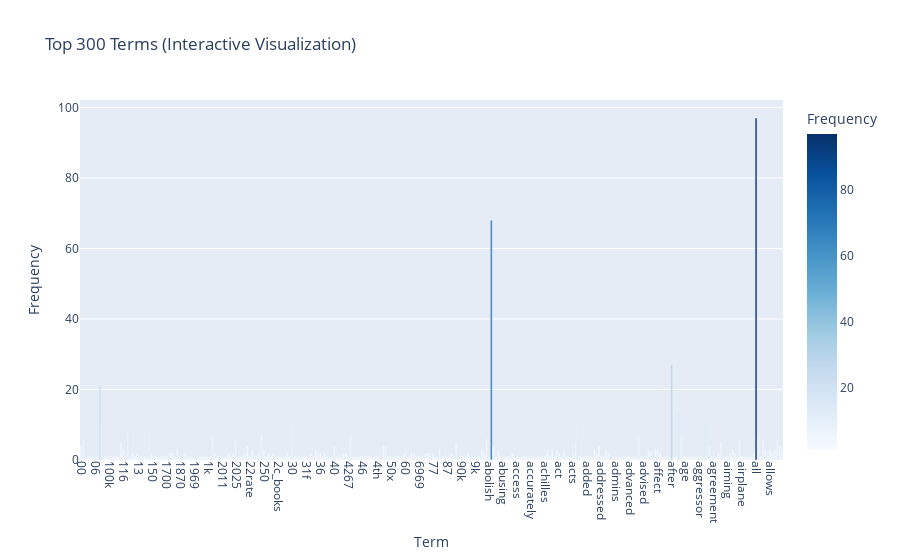

The code cell stored with this chart in its notebook:
### Markdown cell above
### Exercise 12
If you want a nicer interactive visualization here, I would encourage you try to install and use plotly to achieve this.

### Code cell
import plotly.express as px
import pandas as pd
import numpy as np

# create dataframe of first 300 terms
term_df = pd.DataFrame({
    'term': count_vect.get_feature_names_out()[:300],
    'frequency': term_frequencies[:300]
})

# interactive bar chart
fig = px.bar(term_df, x='term', y='frequency',
             title="Top 300 Terms (Interactive Visualization)",
             labels={'term': 'Term', 'frequency': 'Frequency'},
             color='frequency',
             color_continuous_scale='Blues')
fig.update_xaxes(tickangle=90)
fig.show()

### Figure 1 — Plotly figure (JSON) as saved in the notebook; plotly's stock layout.template omitted (floating-point values rounded to 4 significant figures; data arrays with more than 128 entries replaced by an {"elided": "..."} marker saying what was removed)
{"data": [{"hovertemplate": "Term=%{x}<br>Frequency=%{marker.color}<extra></extra>", "legendgroup": "", "marker": {"color": {"elided": "300 int values"}, "coloraxis": "coloraxis", "pattern": {"shape": ""}}, "name": "", "orientation": "v", "showlegend": false, "textposition": "auto", "type": "bar", "x": {"elided": "300 str values"}, "xaxis": "x", "y": {"elided": "300 int values"}, "yaxis": "y"}], "layout": {"barmode": "relative", "coloraxis": {"colorbar": {"title": {"text": "Frequency"}}, "colorscale": [[0, "rgb(247,251,255)"], [0.125, "rgb(222,235,247)"], [0.25, "rgb(198,219,239)"], [0.375, "rgb(158,202,225)"], [0.5, "rgb(107,174,214)"], [0.625, "rgb(66,146,198)"], [0.75, "rgb(33,113,181)"], [0.875, "rgb(8,81,156)"], [1, "rgb(8,48,107)"]]}, "legend": {"tracegroupgap": 0}, "title": {"text": "Top 300 Terms (Interactive Visualization)"}, "xaxis": {"anchor": "y", "domain": [0, 1], "tickangle": 90, "title": {"text": "Term"}}, "yaxis": {"anchor": "x", "domain": [0, 1], "title": {"text": "Frequency"}}}}
